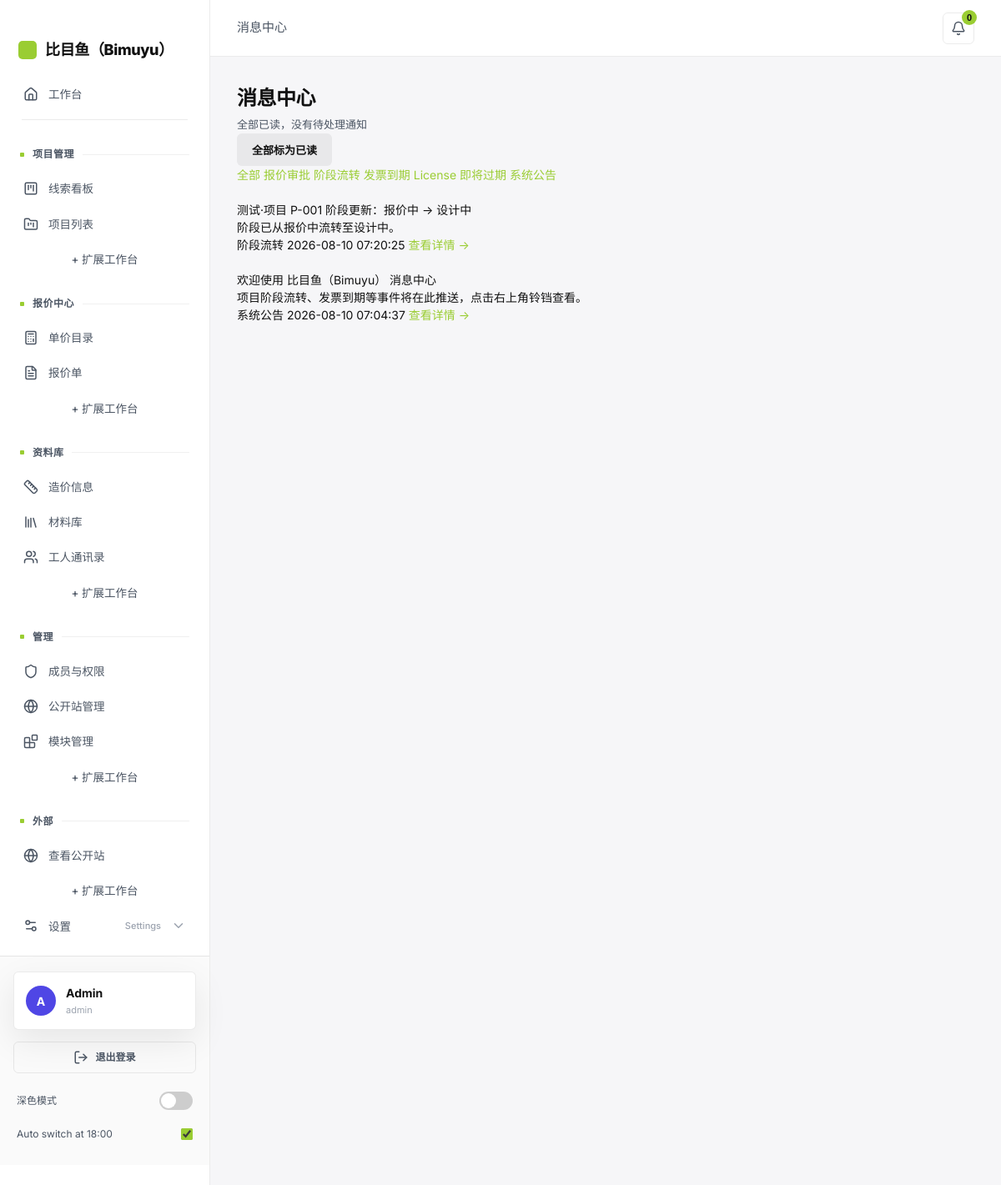
Screenshot of /app/notifications (signed in) with the database file from the repository.
### tables this page shows
CREATE TABLE collaborators (
  id INTEGER PRIMARY KEY AUTOINCREMENT,
  email TEXT UNIQUE NOT NULL,
  password_hash TEXT NOT NULL,
  display_name TEXT,
  role TEXT DEFAULT 'viewer',
  project_ids TEXT DEFAULT '[]',
  invited_by TEXT,
  invited_at DATETIME,
  expires_at DATETIME,
  last_access_at DATETIME,
  revoked BOOLEAN DEFAULT FALSE,
  token TEXT
, avatar_url TEXT, username TEXT, membership_level TEXT DEFAULT 'standard', login_days INTEGER DEFAULT 0, earnings REAL DEFAULT 0, onboarding_done INTEGER DEFAULT 0);

CREATE TABLE notifications (
                id INTEGER PRIMARY KEY AUTOINCREMENT,
                studio_id INTEGER DEFAULT 1,
                type TEXT NOT NULL,
                title TEXT NOT NULL,
                body TEXT,
                link TEXT,
                is_read INTEGER DEFAULT 0,
                created_at DATETIME DEFAULT CURRENT_TIMESTAMP
            );

### app/routers/notifications.py (the view)
@router.get("", response_class=HTMLResponse)
async def notification_list(
    request: Request,
    user: dict = Depends(get_current_user),
    type: str = "",
):
    items = notif.list_notifications(limit=50, type_filter=type or None)
    return templates.TemplateResponse(
        "app/notifications.html",
        {
            "request": request,
            "user": user,
            "items": items,
            "type_filter": type,
            "unread": notif.unread_count(),
            "type_labels": notif.TYPE_LABELS,
        },
    )

### templates/app/notifications.html (shortened to what this page needs)
{% extends "app/base.html" %}
{% block content %}
<section class="page">
  <header class="page-head">
    <div>
      <h1 class="page-title">消息中心</h1>
      <p class="page-sub">
        {% if unread %}你有 <b style="color:var(--color-primary)">{{ unread }}</b> 条未读通知{% else %}全部已读，没有待处理通知{% endif %}
      </p>
    </div>
    <form method="post" action="/app/notifications/read-all">
      <button type="submit" class="btn">全部标为已读</button>
    </form>
  </header>
  <div class="notif-filters">
    <a class="notif-filter {% if not type_filter %}active{% endif %}" href="/app/notifications">全部</a>
    {% for key, label in type_labels.items() %}
    <a class="notif-filter {% if type_filter == key %}active{% endif %}" href="/app/notifications?type={{ key }}">{{ label }}</a>
    {% endfor %}
  </div>
  <div class="notif-list">
    {% for it in items %}
    <div class="notif-item {% if not it.is_read %}notif-item--unread{% endif %}">
      <span class="notif-icon notif-icon--{{ it.type }}" aria-hidden="true">
        <i data-lucide="        {
          'quote_approved': 'circle-check',
          'stage_change': 'git-pull-request',
          'invoice_due': 'alert-circle',
          'license_expiring': 'key',
          'announcement': 'megaphone'
        }.get(it.type, 'bell') }}"></i>
      </span>
      <div class="notif-body">
        <div class="notif-title-row">
          <span class="notif-title">{{ it.title }}</span>
        </div>
        {% if it.body %}<p class="notif-text">{{ it.body }}</p>{% endif %}
        <div class="notif-meta">
          <span class="notif-type">{{ type_labels.get(it.type, it.type) }}</span>
          <span class="notif-time">{{ it.created_at }}</span>
          {% if it.link %}<a class="notif-link" href="{{ it.link }}">查看详情 →</a>{% endif %}
        </div>
      </div>
    </div>
    {% else %}
    <div class="notif-empty">
      <i data-lucide="bell-off"></i>
      <p>暂时没有通知</p>
      <span>项目阶段流转、发票到期、系统公告都会出现在这里。</span>
    </div>
    {% endfor %}
  </div>
</section>
{% endblock %}

### templates/app/base.html (shortened to what this page needs)
<!DOCTYPE html>
<html lang="zh-CN">
<head>
  <link rel="stylesheet" href="/static/css/style.css">
  <link rel="stylesheet" href="/static/css/halo.css?v=19">
  <link rel="stylesheet" href="/static/css/cockpit.css?v=3">
  <link rel="stylesheet" href="https://cdnjs.cloudflare.com/ajax/libs/cropperjs/1.6.1/cropper.min.css">
</head>
<body>
  <div class="app-layout">
    <aside class="app-sidebar">
      <div class="sidebar-brand">
        <span class="brand-mark" aria-hidden="true"></span>
        <span>比目鱼（Bimuyu）</span>
      </div>
      {% set cur = request.url.path %}
      {% set t = request.query_params.get('tab', '') %}
      {% set extend_base = "https://vsence.com/pricing" %}
      {% set _parts = cur.split('/') %}
      {% set _section = '/' + _parts[1] + ('/' + _parts[2] if _parts|length > 2 and _parts[2] != '' else '') %}
      {% set _title_map = {
        '/app': '工作台',
        '/app/dashboard': '工作台',
        '/dashboard': '工作台',
        '/app/pipeline': '线索看板',
        '/app/projects': '项目列表',
        '/app/quotes': '报价单',
        '/app/catalog': '单价目录',
        '/app/calculator': '造价信息',
        '/app/library': '材料库',
        '/app/workers': '工人通讯录',
        '/app/settings': '设置',
        '/app/modules': '模块管理',
        '/app/notifications': '消息中心',
        '/app/tasks': '待办'
      } %}
      {% set section_title = _title_map.get(_section, '工作台') %}
      <nav data-onb="nav">
        <ul class="app-nav">
          <li>
            <a href="/dashboard" class="nav-dash{% if cur == '/dashboard' or cur == '/app/dashboard' or cur == '/app/' %} active{% endif %}">
              <i data-lucide="home"></i>
              工作台
            </a>
          </li>
          <li class="nav-divider"></li>
          <li class="nav-section"><span class="nav-section__zh">项目管理</span></li>
          <li><a href="/app/pipeline" {% if cur == '/app/pipeline' %}class="active"{% endif %}><i data-lucide="kanban-square"></i>线索看板</a></li>
          <li><a href="/app/projects" {% if cur == '/app/projects' %}class="active"{% endif %}><i data-lucide="folder-kanban"></i>项目列表</a></li>
          <li><a class="nav-extend" href="{{ extend_base }}?from=projects" target="_blank" rel="noopener">+ 扩展工作台</a></li>
          <li class="nav-section"><span class="nav-section__zh">报价中心</span></li>
          <li><a href="/app/catalog" {% if cur == '/app/catalog' %}class="active"{% endif %}><i data-lucide="calculator"></i>单价目录</a></li>
          <li><a href="/app/quotes" {% if cur == '/app/quotes' %}class="active"{% endif %}><i data-lucide="file-text"></i>报价单</a></li>
          <li><a class="nav-extend" href="{{ extend_base }}?from=quotes" target="_blank" rel="noopener">+ 扩展工作台</a></li>
          <li class="nav-section"><span class="nav-section__zh">资料库</span></li>
          <li><a href="/app/calculator" {% if cur == '/app/calculator' %}class="active"{% endif %}><i data-lucide="ruler"></i>造价信息</a></li>
          <li><a href="/app/library" {% if cur == '/app/library' %}class="active"{% endif %}><i data-lucide="library"></i>材料库</a></li>
          <li><a href="/app/workers" {% if cur == '/app/workers' %}class="active"{% endif %}><i data-lucide="users"></i>工人通讯录</a></li>
          <li><a class="nav-extend" href="{{ extend_base }}?from=library" target="_blank" rel="noopener">+ 扩展工作台</a></li>
          {% if user and user.role == 'admin' %}
          <li class="nav-section"><span class="nav-section__zh">管理</span></li>
          <li><a href="/app/settings?tab=members" {% if cur == '/app/settings' and t == 'members' %}class="active"{% endif %}><i data-lucide="shield"></i>成员与权限</a></li>
          <li><a href="/app/settings?tab=public" {% if cur == '/app/settings' and t == 'public' %}class="active"{% endif %}><i data-lucide="globe"></i>公开站管理</a></li>
          <li><a href="/app/modules" {% if cur == '/app/modules' %}class="active"{% endif %}><i data-lucide="blocks"></i>模块管理</a></li>
          <li><a class="nav-extend" href="{{ extend_base }}?from=manage" target="_blank" rel="noopener">+ 扩展工作台</a></li>
          {% endif %}
          <li class="nav-section"><span class="nav-section__zh">外部</span></li>
          <li data-onb="public"><a href="/" target="_blank"><i data-lucide="globe"></i>查看公开站</a></li>
          <li><a class="nav-extend" href="{{ extend_base }}?from=external" target="_blank" rel="noopener">+ 扩展工作台</a></li>
          {% if user and user.role == 'admin' %}
          <li class="nav-dropdown {% if cur == '/app/settings' %}open{% endif %}" data-onb="settings">
            <button type="button" class="nav-dropdown__toggle" aria-haspopup="true" aria-expanded="{% if cur == '/app/settings' %}true{% else %}false{% endif %}" onclick="var d=this.parentElement;d.classList.toggle('open');this.setAttribute('aria-expanded',d.classList.contains('open'))">
              <span class="nav-dropdown__main"><i data-lucide="settings-2"></i><span class="nav-dropdown__zh">设置</span></span><span class="nav-dropdown__en">Settings</span>
              <i data-lucide="chevron-down" class="nav-dropdown__chevron"></i>
            </button>
          </li>
          {% endif %}
        </ul>
      </nav>
      <div class="sidebar-footer">
          <div class="sidebar-user" id="sidebarUser" data-onb="account"
               onclick="location.href='/app/account'" title="查看账户与权益">
            {% if user.avatar_url %}
            <img class="user-avatar" src="{{ user.avatar_url }}" alt="">
            {% else %}
            <span class="user-avatar" aria-hidden="true">{{ (user.display_name or user.username or user.email)[0:1] | upper }}</span>
            {% endif %}
            <div class="user-info">
              <span class="user-name">{{ user.display_name or user.username or user.email }}</span>
              <span class="user-role">{{ (user.role or 'member') | lower }}</span>
            </div>
          </div>
          <a href="/app/logout" class="sidebar-logout">
            <i data-lucide="log-out"></i>
            <span>退出登录</span>
          </a>
        <div class="theme-switch-row">
          <span class="theme-switch-label">深色模式</span>
          <label class="switch switch--small" title="Toggle dark / light theme">
            <span class="slider"></span>
          </label>
        </div>
        <label class="auto-toggle-row" title="Automatically switch to dark mode after 18:00">
          <span class="auto-label">Auto switch at 18:00</span>
          <input type="checkbox" id="autoToggle" onchange="toggleAuto()">
        </label>
      </div>
    </aside>
    <main class="app-main">
      <header class="app-topbar" data-onb="top">
        <div class="topbar-left">
          <span class="topbar-section">{{ section_title }}</span>
        </div>
        <div class="topbar-right">
          <div class="topbar-bell" id="bellWrap">
            <button type="button" class="topbar-bell__btn" id="bellBtn"
                    aria-label="消息中心" aria-haspopup="true" aria-expanded="false">
              <i data-lucide="bell"></i>
              <span class="topbar-bell__badge" id="bellBadge" hidden>0</span>
            </button>
          </div>
        </div>
      </header>
      <div class="content">
        {% block content %}{% endblock %}
      </div>
    </main>
  </div>
</body>
</html>

### static/css/style.css (style rules this page uses)
:root { --bg: #f7f4ee; --surface: #ffffff; --text: #1c201d; --muted: #6a645d; --accent: #63615A; --accent-rgb: 99, 97, 90; --accent-signature: #c8ff00; --case-accent: #c8ff00; --accent-light: #ece9e3; --border: #e3ddd2; --radius: 14px; --radius-lg: 24px; --shadow: 0 10px 30px rgba(var(--accent-rgb), 0.08); --shadow-card: 0 8px 24px rgba(0, 0, 0, .06); --shadow-card-hover: 0 12px 30px rgba(26, 22, 20, .12); --cases-grid-cols: 2; --cases-grid-gap: 20px; --cases-grid-mt: 30px; --lift: -6px; --ease-out: cubic-bezier(.23, 1, .32, 1); --font: "Prompt", "Noto Sans SC", "PingFang SC", -apple-system, BlinkMacSystemFont, "Segoe UI", sans-serif; --font-display: "Prompt", "Noto Sans SC", sans-serif; }
* { box-sizing: border-box; margin: 0; padding: 0; }
body { font-family: var(--font); background: var(--bg); color: var(--text); line-height: 1.6; min-height: 100vh; }
a { color: var(--accent); text-decoration: none; }
.btn, .btn-primary { display: inline-block; padding: 12px 28px; background: transparent; color: var(--accent) !important; border: 1px solid var(--accent); border-radius: 100px; font-size: .9rem; font-weight: 500; cursor: pointer; text-decoration: none !important; transition: background-color .3s ease, color .3s ease, border-color .3s ease; }
.app-layout { display: flex; min-height: 100vh; }
.app-sidebar { width: 220px; background: var(--accent); color: #fff; padding: 24px 0; flex-shrink: 0; }
.app-nav { list-style: none; }
.app-nav a { display: block; padding: 10px 20px; color: rgba(255,255,255,.75); font-size: .875rem; text-decoration: none; }
.app-main { flex: 1; padding: 32px; overflow-x: auto; }
.page-title { font-family: var(--font-display); font-weight: 300; font-size: clamp(2rem, 4vw, 2.8rem); margin-bottom: 40px; }

### static/css/cockpit.css (style rules this page uses)
.app-nav li.nav-divider { height: 1px; margin: 10px 12px; background: var(--border); }

### rows the page displays
collaborators: display_name "A", display_name "Admin", role "admin"
notifications: title "测试·项目 P-001 阶段更新：报价中 → 设计中", body "阶段已从报价中流转至设计中。", get "阶段流转", created_at "2026-08-10 07:20:25"
notifications: title "欢迎使用 比目鱼（Bimuyu） 消息中心", body "项目阶段流转、发票到期等事件将在此推送，点击右上角铃铛查看。", get "系统公告", created_at "2026-08-10 07:04:37"

### other values shown
{{ section_title }} "消息中心"
{{ label }} "报价审批" "阶段流转" "发票到期" "License 即将过期" "系统公告"
